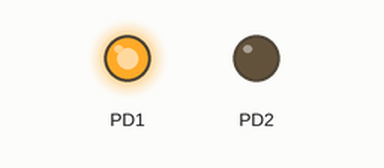
A program run on a simulated ATmega328P, built with avr-gcc and emulated at 16 MHz. On the bench: output pins drawn as LEDs (lit = HIGH).

Above: at 1.0 s.
At 3.0 s:
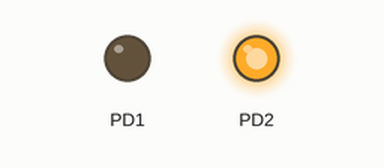
Timing chart, 0 to 5.2 s (numbered marks = the images above):
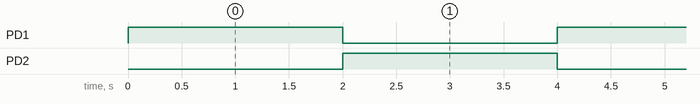

Measured:
- by itself, PD1, PD2: alternates HIGH for 2.0 s and LOW for 2.0 s

The program:

main.c
```c
/*
 * motor.c
 *
 * Created: 19-03-2026 08:23:56 PM
 * Author : PC
 */

//dc motor control
#define F_CPU 16000000UL
#include <avr/io.h>
#include <util/delay.h>

int main(void)
{
	//config PIND1 and PIND2 as Input 1 and 2
	DDRD |= ((1 << DDD1) | (1 << DDD2));

	while (1)
	{
		//clockwise direction
		PORTD |= (1 << PD1); // high
		PORTD &= ~(1 << PD2); //low
		_delay_ms(2000);
		//anti-clockwise direction
		PORTD |= (1 << PD2); //high
		PORTD &= ~(1 << PD1); // low
		_delay_ms(2000);
	}
}
```
